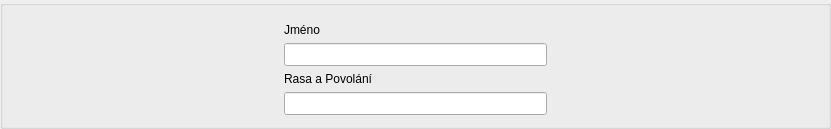
   <widget class="QGroupBox" name="gridGroupBox_4">
    <property name="geometry">
     <rect>
      <x>20</x>
      <y>20</y>
      <width>831</width>
      <height>106</height>
     </rect>
    </property>
    <layout class="QGridLayout" name="gridLayout_5">
     <property name="sizeConstraint">
      <enum>QLayout::SetDefaultConstraint</enum>
     </property>
     <item row="1" column="3">
      <spacer name="horizontalSpacer_2">
       <property name="orientation">
        <enum>Qt::Horizontal</enum>
       </property>
       <property name="sizeHint" stdset="0">
        <size>
         <width>20</width>
         <height>10</height>
        </size>
       </property>
      </spacer>
     </item>
     <item row="3" column="2">
      <widget class="QLabel" name="label_3">
       <property name="text">
        <string>Rasa a Povolání</string>
       </property>
       <property name="alignment">
        <set>Qt::AlignBottom|Qt::AlignLeading|Qt::AlignLeft</set>
       </property>
      </widget>
     </item>
     <item row="4" column="2">
      <widget class="QLineEdit" name="lineEdit_8">
       <property name="font">
        <font>
         <pointsize>10</pointsize>
        </font>
       </property>
      </widget>
     </item>
     <item row="2" column="2">
      <widget class="QLineEdit" name="lineEdit_7">
       <property name="font">
        <font>
         <pointsize>10</pointsize>
        </font>
       </property>
      </widget>
     </item>
     <item row="1" column="2">
      <widget class="QLabel" name="label_4">
       <property name="text">
        <string>Jméno</string>
       </property>
       <property name="alignment">
        <set>Qt::AlignBottom|Qt::AlignLeading|Qt::AlignLeft</set>
       </property>
      </widget>
     </item>
     <item row="2" column="1" rowspan="3">
      <widget class="QLabel" name="label">
       <property name="minimumSize">
        <size>
         <width>50</width>
         <height>0</height>
        </size>
       </property>
       <property name="text">
        <string/>
       </property>
      </widget>
     </item>
     <item row="1" column="1">
      <spacer name="horizontalSpacer">
       <property name="orientation">
        <enum>Qt::Horizontal</enum>
       </property>
       <property name="sizeHint" stdset="0">
        <size>
         <width>20</width>
         <height>20</height>
        </size>
       </property>
      </spacer>
     </item>
     <item row="2" column="3" rowspan="3">
      <widget class="QLabel" name="label_2">
       <property name="minimumSize">
        <size>
         <width>50</width>
         <height>50</height>
        </size>
       </property>
       <property name="text">
        <string/>
       </property>
      </widget>
     </item>
    </layout>
   </widget>
